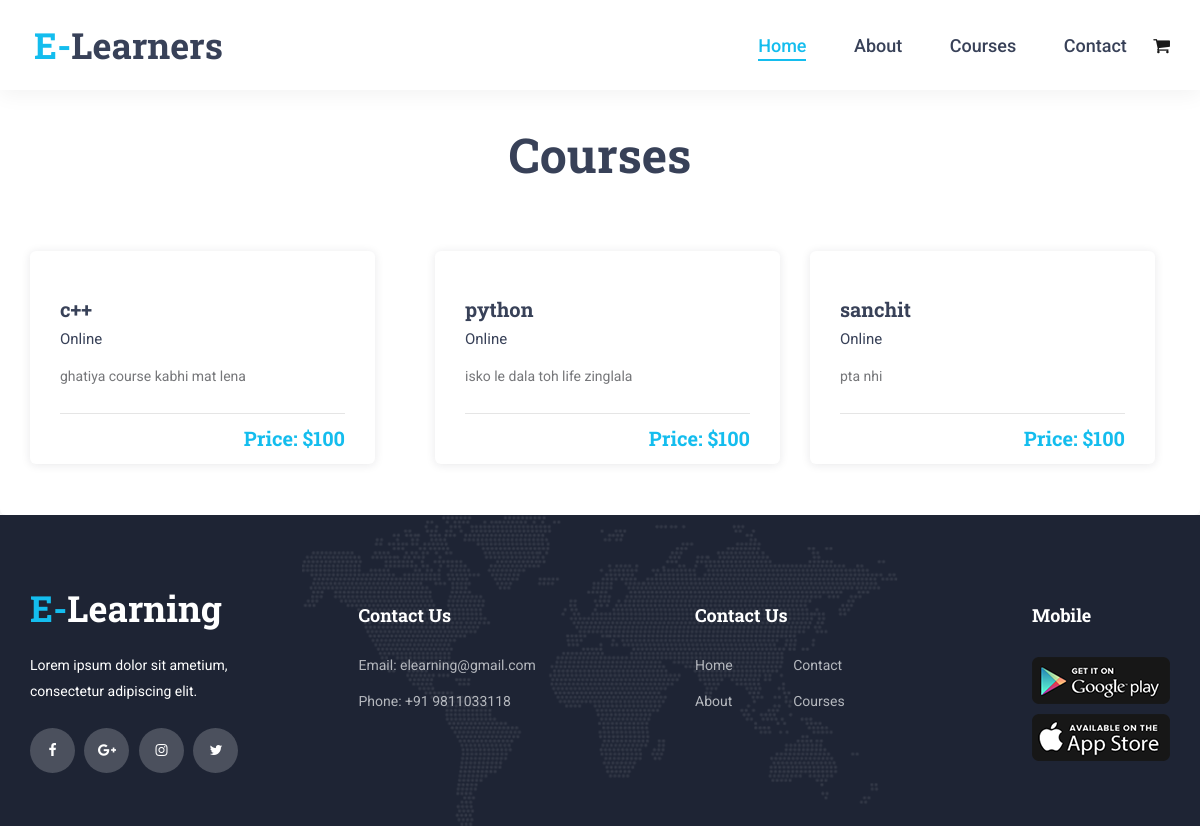
/course, run on an earlier commit of the app's database.
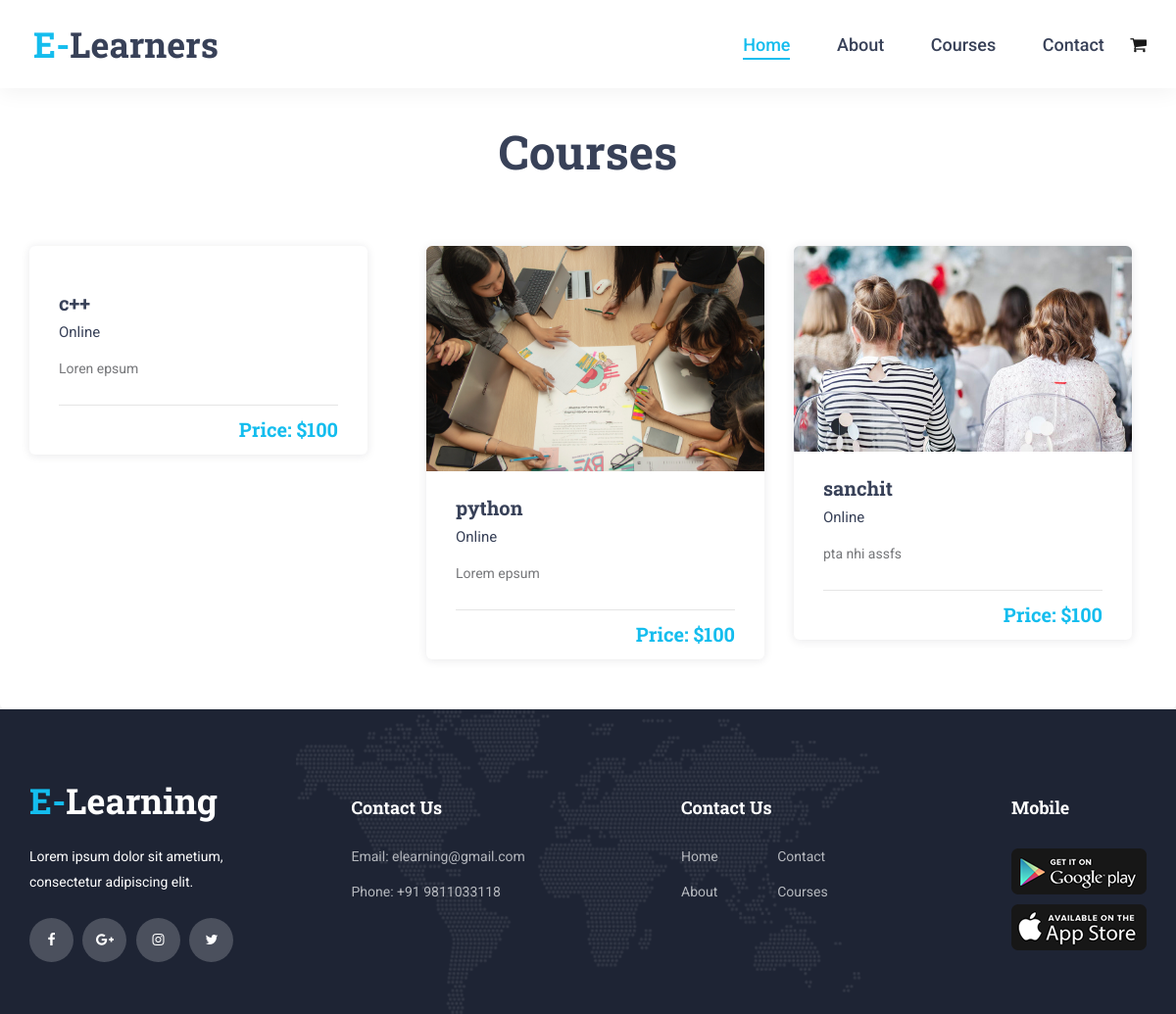
And on a later commit of the database.
### home/models.py (models this page shows)
class Course(models.Model):
	courseName= models.CharField(max_length=50, default=" ")
	courseDesc= models.TextField(default=" ")
	courseImage= models.ImageField(upload_to='pics2/', default=" ")
	price=models.IntegerField(default="100")
	bought=models.BooleanField(default=True)

### home/views.py (the view)
# urls.py: path('course',views.course),
def course(request):
    dests = Course.objects.all()
    return render(request, 'course.html', {'dests': dests})

### templates/course.html (shortened to what the changed rows need)
{% load static  %}
<!DOCTYPE html>
<html lang="en">
<head>
<link rel="stylesheet" type="text/css" href="{% static 'styles/bootstrap4/bootstrap.min.css' %}">
<link href="{% static 'plugins/font-awesome-4.7.0/css/font-awesome.min.css' %}" rel="stylesheet" type="text/css">
<link rel="stylesheet" type="text/css" href="{% static 'plugins/OwlCarousel2-2.2.1/owl.carousel.css' %}">
<link rel="stylesheet" type="text/css" href="{% static 'plugins/OwlCarousel2-2.2.1/owl.theme.default.css' %}">
<link rel="stylesheet" type="text/css" href="{% static 'plugins/OwlCarousel2-2.2.1/animate.css' %}">
<link rel="stylesheet" type="text/css" href="{% static 'styles/main_styles.css' %}">
<link rel="stylesheet" type="text/css" href="{% static 'styles/responsive.css' %}">
<link rel="stylesheet" type="text/css" href="{% static 'styles/courses.css' %}">
<link rel="stylesheet" type="text/css" href="{% static 'styles/courses_responsive.css' %}">
<link href="{% static 'plugins/colorbox/colorbox.css' %}" rel="stylesheet" type="text/css">
</head>
<body>
<div class="super_container">
<div class="course">
		<div class="container">
			<div class="row">
				<div class="col-lg-12">
					<br><br><br><br><br><br>
					<div class="course_container">
						<div class="course_title"><h1 align="center">Courses</h1></div>
						<br>
						<br>
					</div>
				</div>
			</div>
		<div class="row courses_row">
				{% for dest in dests %}
				<div class="col-lg-4 course_col">
					<div class="course">
						<div class="course_image ">
							<img src="{{ dest.courseImage.url }}" alt="">
						</div>
						<div class="course_body">
							<h3 class="course_title"><a href="course">{{dest.courseName}}</a></h3>
							<div class="course_teacher">Online</div>
							<div class="course_text">
								<p>{{ dest.courseDesc }}
							</div>
						</div>
						<div class="course_footer">
							<div class="course_footer_content d-flex flex-row align-items-center justify-content-start">
								<div class="course_price ml-auto">Price: ${{ dest.price }}</div>
							</div>
						</div>
					</div>
				</div>
				{% endfor %}
	</div>
		</div>
</div>
</div>
<script src="{% static 'js/custom.js' %}"></script></body>
</body>
</html>

What changed in the data, as far as the page shows it:
changed Course: courseDesc "ghatiya course kabhi mat lena" → "Loren epsum"
changed Course "python": courseImage: picture added; courseDesc "isko le dala toh life zinglala" → "Lorem epsum"
changed Course "sanchit": courseImage: picture added; courseDesc "pta nhi" → "pta nhi assfs"
